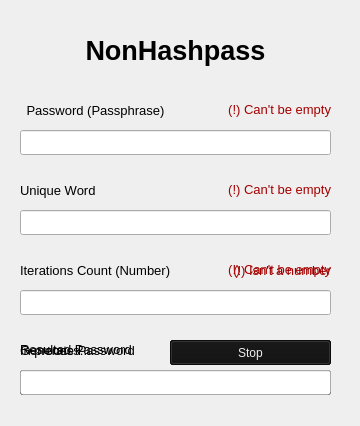
<?xml version="1.0" encoding="UTF-8"?>
<ui version="4.0">
 <class>mainWindow</class>
 <widget class="QMainWindow" name="mainWindow">
  <property name="geometry">
   <rect>
    <x>0</x>
    <y>0</y>
    <width>360</width>
    <height>426</height>
   </rect>
  </property>
  <property name="minimumSize">
   <size>
    <width>360</width>
    <height>426</height>
   </size>
  </property>
  <property name="maximumSize">
   <size>
    <width>360</width>
    <height>426</height>
   </size>
  </property>
  <property name="windowTitle">
   <string>NonHashpass</string>
  </property>
  <widget class="QWidget" name="centralwidget">
   <widget class="QLineEdit" name="lineEdit">
    <property name="geometry">
     <rect>
      <x>20</x>
      <y>130</y>
      <width>311</width>
      <height>25</height>
     </rect>
    </property>
    <property name="text">
     <string/>
    </property>
   </widget>
   <widget class="QLineEdit" name="lineEdit_2">
    <property name="geometry">
     <rect>
      <x>20</x>
      <y>210</y>
      <width>311</width>
      <height>25</height>
     </rect>
    </property>
    <property name="text">
     <string/>
    </property>
   </widget>
   <widget class="QLineEdit" name="lineEdit_3">
    <property name="geometry">
     <rect>
      <x>20</x>
      <y>290</y>
      <width>311</width>
      <height>25</height>
     </rect>
    </property>
    <property name="text">
     <string/>
    </property>
    <property name="frame">
     <bool>true</bool>
    </property>
   </widget>
   <widget class="QLabel" name="label">
    <property name="geometry">
     <rect>
      <x>50</x>
      <y>30</y>
      <width>251</width>
      <height>41</height>
     </rect>
    </property>
    <property name="styleSheet">
     <string notr="true">font: 100 11pt &quot;Waree&quot;; alignment: center;</string>
    </property>
    <property name="text">
     <string>&lt;html&gt;&lt;head/&gt;&lt;body&gt;&lt;p align=&quot;center&quot;&gt;&lt;span style=&quot; font-size:20pt; font-weight:600;&quot;&gt;NonHashpass&lt;/span&gt;&lt;/p&gt;&lt;/body&gt;&lt;/html&gt;</string>
    </property>
   </widget>
   <widget class="QLabel" name="label_2">
    <property name="geometry">
     <rect>
      <x>20</x>
      <y>100</y>
      <width>151</width>
      <height>21</height>
     </rect>
    </property>
    <property name="styleSheet">
     <string notr="true">font: 11pt &quot;Waree&quot;;</string>
    </property>
    <property name="text">
     <string>&lt;html&gt;&lt;head/&gt;&lt;body&gt;&lt;p align=&quot;center&quot;&gt;&lt;span style=&quot; font-size:10pt;&quot;&gt;Password (Passphrase)&lt;/span&gt;&lt;/p&gt;&lt;/body&gt;&lt;/html&gt;</string>
    </property>
   </widget>
   <widget class="QLabel" name="label_3">
    <property name="geometry">
     <rect>
      <x>20</x>
      <y>180</y>
      <width>91</width>
      <height>21</height>
     </rect>
    </property>
    <property name="styleSheet">
     <string notr="true">font: 11pt &quot;Waree&quot;;</string>
    </property>
    <property name="text">
     <string>&lt;html&gt;&lt;head/&gt;&lt;body&gt;&lt;p&gt;&lt;span style=&quot; font-size:10pt;&quot;&gt;Unique Word&lt;/span&gt;&lt;/p&gt;&lt;/body&gt;&lt;/html&gt;</string>
    </property>
   </widget>
   <widget class="QLabel" name="label_4">
    <property name="geometry">
     <rect>
      <x>20</x>
      <y>260</y>
      <width>171</width>
      <height>21</height>
     </rect>
    </property>
    <property name="styleSheet">
     <string notr="true">font: 11pt &quot;Waree&quot;;</string>
    </property>
    <property name="text">
     <string>&lt;html&gt;&lt;head/&gt;&lt;body&gt;&lt;p&gt;&lt;span style=&quot; font-size:10pt;&quot;&gt;Iterations Count (Number)&lt;/span&gt;&lt;/p&gt;&lt;/body&gt;&lt;/html&gt;</string>
    </property>
   </widget>
   <widget class="QLabel" name="label_6">
    <property name="geometry">
     <rect>
      <x>210</x>
      <y>260</y>
      <width>121</width>
      <height>21</height>
     </rect>
    </property>
    <property name="styleSheet">
     <string notr="true">font: 11pt &quot;Waree&quot;;</string>
    </property>
    <property name="text">
     <string>&lt;html&gt;&lt;head/&gt;&lt;body&gt;&lt;p align=&quot;right&quot;&gt;&lt;span style=&quot; font-size:10pt; color:#a40000;&quot;&gt;(!) Isn't a number&lt;/span&gt;&lt;/p&gt;&lt;/body&gt;&lt;/html&gt;</string>
    </property>
   </widget>
   <widget class="QPushButton" name="pushButton">
    <property name="geometry">
     <rect>
      <x>20</x>
      <y>370</y>
      <width>311</width>
      <height>25</height>
     </rect>
    </property>
    <property name="styleSheet">
     <string notr="true">color: rgb(255, 255, 255);
background-color: rgb(17, 16, 16);</string>
    </property>
    <property name="text">
     <string>Make Password!</string>
    </property>
    <property name="autoDefault">
     <bool>false</bool>
    </property>
   </widget>
   <widget class="QLabel" name="label_5">
    <property name="geometry">
     <rect>
      <x>20</x>
      <y>340</y>
      <width>171</width>
      <height>21</height>
     </rect>
    </property>
    <property name="styleSheet">
     <string notr="true">font: 11pt &quot;Waree&quot;;</string>
    </property>
    <property name="text">
     <string>&lt;html&gt;&lt;head/&gt;&lt;body&gt;&lt;p&gt;&lt;span style=&quot; font-size:10pt;&quot;&gt;Generate Password&lt;/span&gt;&lt;/p&gt;&lt;/body&gt;&lt;/html&gt;</string>
    </property>
   </widget>
   <widget class="QProgressBar" name="progressBar">
    <property name="geometry">
     <rect>
      <x>20</x>
      <y>370</y>
      <width>311</width>
      <height>21</height>
     </rect>
    </property>
    <property name="styleSheet">
     <string notr="true">selection-background-color: rgb(17, 16, 16);</string>
    </property>
    <property name="value">
     <number>0</number>
    </property>
   </widget>
   <widget class="QLabel" name="label_7">
    <property name="geometry">
     <rect>
      <x>20</x>
      <y>340</y>
      <width>171</width>
      <height>21</height>
     </rect>
    </property>
    <property name="styleSheet">
     <string notr="true">font: 11pt &quot;Waree&quot;;</string>
    </property>
    <property name="text">
     <string>&lt;html&gt;&lt;head/&gt;&lt;body&gt;&lt;p&gt;&lt;span style=&quot; font-size:10pt;&quot;&gt;In process...&lt;/span&gt;&lt;/p&gt;&lt;/body&gt;&lt;/html&gt;</string>
    </property>
   </widget>
   <widget class="QLineEdit" name="lineEdit_4">
    <property name="geometry">
     <rect>
      <x>20</x>
      <y>370</y>
      <width>311</width>
      <height>25</height>
     </rect>
    </property>
    <property name="text">
     <string/>
    </property>
    <property name="readOnly">
     <bool>true</bool>
    </property>
   </widget>
   <widget class="QLabel" name="label_8">
    <property name="geometry">
     <rect>
      <x>20</x>
      <y>340</y>
      <width>171</width>
      <height>20</height>
     </rect>
    </property>
    <property name="styleSheet">
     <string notr="true">font: 11pt &quot;Waree&quot;;</string>
    </property>
    <property name="text">
     <string>&lt;html&gt;&lt;head/&gt;&lt;body&gt;&lt;p&gt;&lt;span style=&quot; font-size:10pt;&quot;&gt;Resulted Password&lt;/span&gt;&lt;/p&gt;&lt;/body&gt;&lt;/html&gt;</string>
    </property>
   </widget>
   <widget class="QLabel" name="label_9">
    <property name="geometry">
     <rect>
      <x>210</x>
      <y>260</y>
      <width>121</width>
      <height>20</height>
     </rect>
    </property>
    <property name="styleSheet">
     <string notr="true">font: 11pt &quot;Waree&quot;;</string>
    </property>
    <property name="text">
     <string>&lt;html&gt;&lt;head/&gt;&lt;body&gt;&lt;p align=&quot;right&quot;&gt;&lt;span style=&quot; font-size:10pt; color:#a40000;&quot;&gt;(!) Can't be empty&lt;/span&gt;&lt;/p&gt;&lt;/body&gt;&lt;/html&gt;</string>
    </property>
   </widget>
   <widget class="QLabel" name="label_10">
    <property name="geometry">
     <rect>
      <x>210</x>
      <y>180</y>
      <width>121</width>
      <height>20</height>
     </rect>
    </property>
    <property name="styleSheet">
     <string notr="true">font: 11pt &quot;Waree&quot;;</string>
    </property>
    <property name="text">
     <string>&lt;html&gt;&lt;head/&gt;&lt;body&gt;&lt;p align=&quot;right&quot;&gt;&lt;span style=&quot; font-size:10pt; color:#a40000;&quot;&gt;(!) Can't be empty&lt;/span&gt;&lt;/p&gt;&lt;/body&gt;&lt;/html&gt;</string>
    </property>
   </widget>
   <widget class="QLabel" name="label_11">
    <property name="geometry">
     <rect>
      <x>210</x>
      <y>100</y>
      <width>121</width>
      <height>20</height>
     </rect>
    </property>
    <property name="styleSheet">
     <string notr="true">font: 11pt &quot;Waree&quot;;</string>
    </property>
    <property name="text">
     <string>&lt;html&gt;&lt;head/&gt;&lt;body&gt;&lt;p align=&quot;right&quot;&gt;&lt;span style=&quot; font-size:10pt; color:#a40000;&quot;&gt;(!) Can't be empty&lt;/span&gt;&lt;/p&gt;&lt;/body&gt;&lt;/html&gt;</string>
    </property>
   </widget>
   <widget class="QPushButton" name="pushButton_2">
    <property name="geometry">
     <rect>
      <x>170</x>
      <y>340</y>
      <width>161</width>
      <height>25</height>
     </rect>
    </property>
    <property name="toolTip">
     <string>&lt;html&gt;&lt;head/&gt;&lt;body&gt;&lt;p align=&quot;center&quot;&gt;&lt;br/&gt;&lt;/p&gt;&lt;/body&gt;&lt;/html&gt;</string>
    </property>
    <property name="styleSheet">
     <string notr="true">background-color: rgb(17, 16, 16);
border-top-color: rgb(238, 238, 236);
color: rgb(238, 238, 236);</string>
    </property>
    <property name="text">
     <string>Generate another</string>
    </property>
   </widget>
   <widget class="QPushButton" name="pushButton_3">
    <property name="geometry">
     <rect>
      <x>170</x>
      <y>340</y>
      <width>161</width>
      <height>25</height>
     </rect>
    </property>
    <property name="toolTip">
     <string>&lt;html&gt;&lt;head/&gt;&lt;body&gt;&lt;p align=&quot;center&quot;&gt;&lt;br/&gt;&lt;/p&gt;&lt;/body&gt;&lt;/html&gt;</string>
    </property>
    <property name="styleSheet">
     <string notr="true">background-color: rgb(17, 16, 16);
border-top-color: rgb(238, 238, 236);
color: rgb(238, 238, 236);</string>
    </property>
    <property name="text">
     <string>Stop</string>
    </property>
   </widget>
  </widget>
 </widget>
 <resources/>
 <connections/>
</ui>
